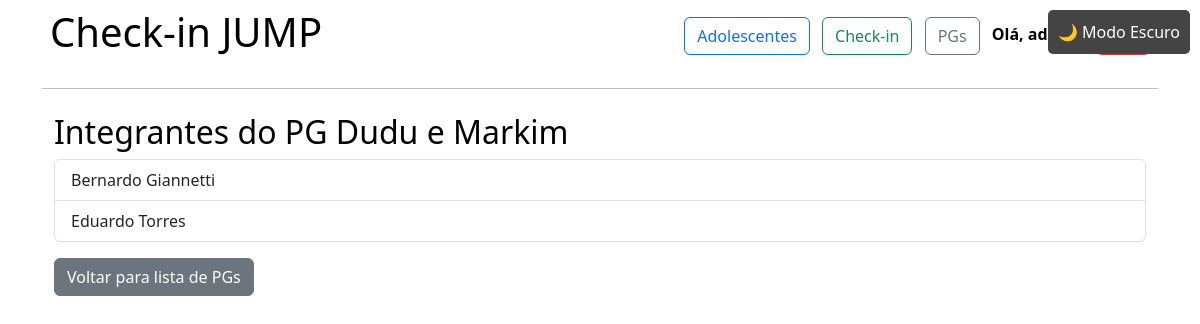
Page /pgs/2/ (signed in) on the earlier database version.
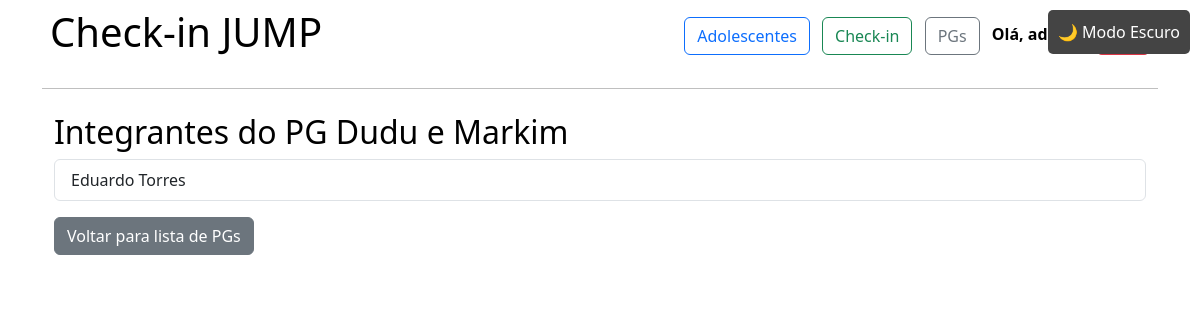
Same page on the later database version.
### adolescentes/models.py (models this page shows, shortened)
class Adolescente(models.Model):
    nome = models.CharField(max_length=100)
    sobrenome = models.CharField(max_length=100)
    foto = models.ImageField(upload_to='fotos/', blank=True, null=True)
    data_nascimento = models.DateField()
    GENERO_CHOICES = [
        ("M", "Masculino"),
        ("F", "Feminino"),
    ]
    genero = models.CharField(max_length=1, choices=GENERO_CHOICES, blank=True, null=False)
    pg = models.ForeignKey(PequenoGrupo, on_delete=models.SET_NULL, blank=True, null=True, related_name='adolescentes')
    imperio = models.ForeignKey(Imperio, on_delete=models.SET_NULL, null=True, blank=True)
    data_inicio = models.DateField(blank=True, null=True)

### adolescentes/views.py (the view)
# urls.py: path('pgs/<int:pg_id>/', views.detalhes_pg, name='detalhes_pg'),
@login_required
def detalhes_pg(request, pg_id):
    pg = get_object_or_404(PequenoGrupo, id=pg_id)
    adolescentes = Adolescente.objects.filter(pg=pg)
    return render(request, 'pgs/pg.html', {'pg': pg, 'adolescentes': adolescentes})

### adolescentes/templates/pgs/pg.html
{% extends 'adolescentes/base.html' %}
{% block content %}
<div class="container mt-4">
    <h2>Integrantes do PG {{ pg.nome }}</h2>
    {% if adolescentes %}
        <ul class="list-group">
            {% for adolescente in adolescentes %}
            <li class="list-group-item">
                {{ adolescente.nome }} {{ adolescente.sobrenome }}
            </li>
            {% endfor %}
        </ul>
    {% else %}
        <p>Este PG ainda não possui integrantes.</p>
    {% endif %}
    <a href="{% url 'lista_pgs' %}" class="btn btn-secondary mt-3">Voltar para lista de PGs</a>
</div>
{% endblock %}

Differences in the rows shown:
removed Adolescente: nome "Bernardo", sobrenome "Giannetti"
